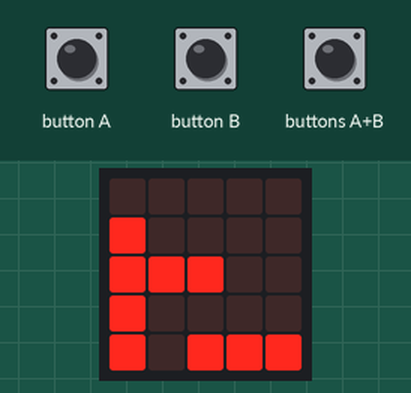
Simulated run of this program. Board: BBC micro:bit (MakeCode). On the bench: the board's 5×5 LED display. Inputs (shaded band) come from the test bench.

Above: at 2.0 s.
2.1 s: button B pressed for 0.15 s
At 2.33 s:
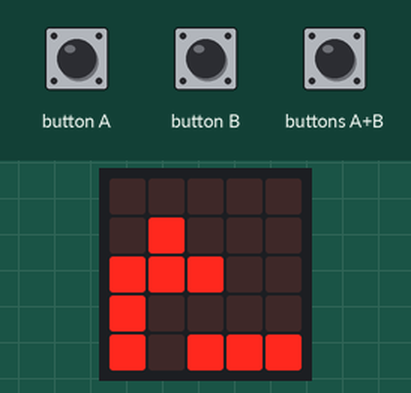
3.9 s: button A pressed for 0.15 s
At 5.2 s:
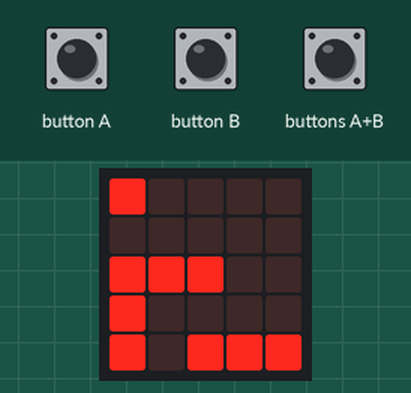
7.0 s: buttons A+B pressed for 0.15 s
At 7.35 s:
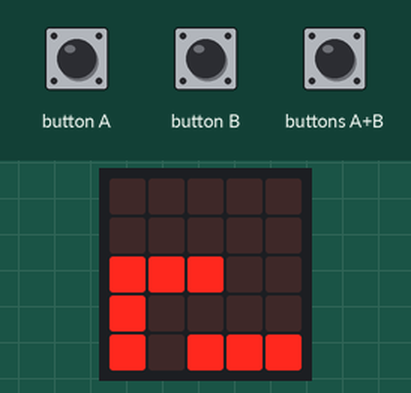
10.1 s: buttons A+B pressed for 1 s
At 12.3 s:
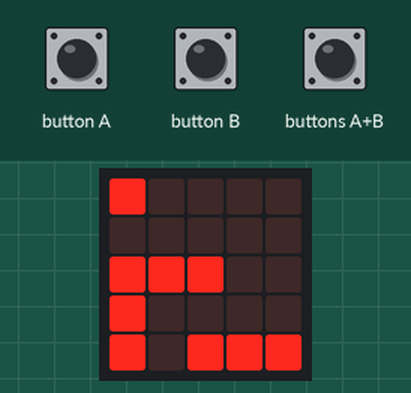
14.1 s: button B pressed 5 times (0.12 s each, 0.3 s apart)
At 16.0 s:
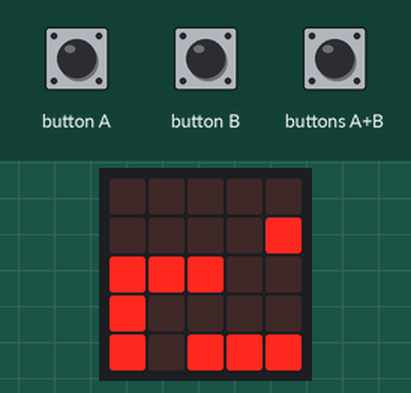
17.1 s: button A pressed for 0.15 s
At 18.3 s:
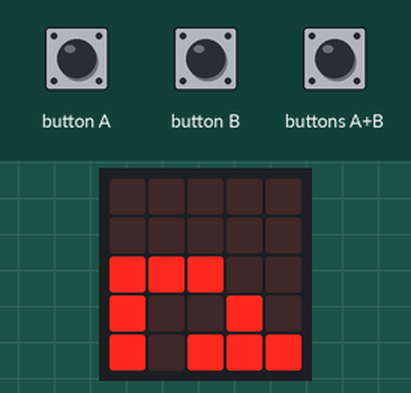
Timing chart, 0 to 20.1 s (numbered marks = the images above; inputs shaded):
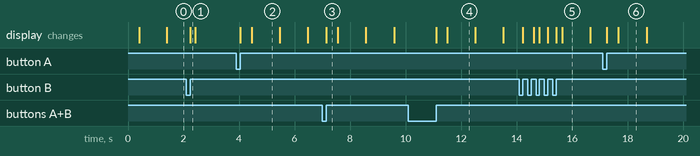

The program:

main.ts
```typescript
function start_spel () {
    basic.clearScreen()
    basic.showLeds(`
        . . . . .
        . . . . .
        # # # . .
        # . . . .
        # . # # #
        `)
    x = 0
    y = 0
    led.plot(x, y)
    spel_actief = 1
}
input.onButtonPressed(Button.A, function () {
    if (spel_actief == 1) {
        led.unplot(x, y)
        x += -1
        led.plot(x, y)
    } else {
        start_spel()
    }
})
input.onButtonPressed(Button.AB, function () {
    if (spel_actief == 1) {
        led.unplot(x, y)
        y += 1
        led.plot(x, y)
    } else {
        start_spel()
    }
})
input.onButtonPressed(Button.B, function () {
    if (spel_actief == 1) {
        led.unplot(x, y)
        x += 1
        led.plot(x, y)
    } else {
        start_spel()
    }
})
let spel_actief = 0
let y = 0
let x = 0
start_spel()
basic.forever(function () {
    if (spel_actief == 1) {
        basic.pause(1000)
        led.unplot(x, y)
        y += 1
        led.plot(x, y)
        if (y == 2 && x < 3) {
            basic.showIcon(IconNames.Sad)
            spel_actief = 0
        } else {
            if (y == 4) {
                if (x == 1) {
                    basic.showIcon(IconNames.Happy)
                    spel_actief = 0
                } else {
                    basic.showIcon(IconNames.Sad)
                    spel_actief = 0
                }
            }
        }
    } else {

    }
})
```

test.ts
```typescript
// tests gaan hier; deze zal niet worden gecompileerd wanneer dit pakket wordt gebruikt als extensie.
```

Measured:
- after the input at 2.1 s, the display: changes after 0.15 s (image 1)
- after the input at 3.9 s, the display: first changes after 0.15 s (image 2 shows a later state)
- after the input at 7.0 s, the display: changes after 0.15 s (image 3)
- after the input at 10.1 s, the display: first changes after 1.0 s (image 4 shows a later state)
- after the input at 14.1 s, the display: first changes after 0.12 s (image 5 shows a later state)
- after the input at 17.1 s, the display: first changes after 0.15 s (image 6 shows a later state)
- what the display in image 2 shows lasts 1.0 s, from 4.5 s to 5.5 s
